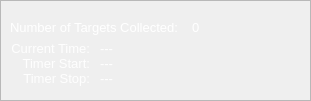
  <widget class="QFrame" name="Simulation_Timer_Frame">
   <property name="enabled">
    <bool>true</bool>
   </property>
   <property name="geometry">
    <rect>
     <x>10</x>
     <y>404</y>
     <width>311</width>
     <height>101</height>
    </rect>
   </property>
   <property name="frameShape">
    <enum>QFrame::StyledPanel</enum>
   </property>
   <property name="frameShadow">
    <enum>QFrame::Raised</enum>
   </property>
   <widget class="QLabel" name="currentSimulationTimeTitle">
    <property name="geometry">
     <rect>
      <x>10</x>
      <y>40</y>
      <width>80</width>
      <height>17</height>
     </rect>
    </property>
    <property name="font">
     <font>
      <pointsize>10</pointsize>
     </font>
    </property>
    <property name="text">
     <string>&lt;html&gt;&lt;head/&gt;&lt;body&gt;&lt;p&gt;&lt;span style=&quot; color:#fefefe;&quot;&gt;Current Time:&lt;/span&gt;&lt;/p&gt;&lt;/body&gt;&lt;/html&gt;</string>
    </property>
    <property name="alignment">
     <set>Qt::AlignRight|Qt::AlignTrailing|Qt::AlignVCenter</set>
    </property>
   </widget>
   <widget class="QLabel" name="simulationTimerStartTitle">
    <property name="geometry">
     <rect>
      <x>10</x>
      <y>55</y>
      <width>80</width>
      <height>17</height>
     </rect>
    </property>
    <property name="font">
     <font>
      <pointsize>10</pointsize>
     </font>
    </property>
    <property name="text">
     <string>&lt;html&gt;&lt;head/&gt;&lt;body&gt;&lt;p&gt;&lt;span style=&quot; color:#fefefe;&quot;&gt;Timer Start:&lt;/span&gt;&lt;/p&gt;&lt;/body&gt;&lt;/html&gt;</string>
    </property>
    <property name="alignment">
     <set>Qt::AlignRight|Qt::AlignTrailing|Qt::AlignVCenter</set>
    </property>
   </widget>
   <widget class="QLabel" name="simulationTimerStopTitle">
    <property name="geometry">
     <rect>
      <x>10</x>
      <y>70</y>
      <width>80</width>
      <height>17</height>
     </rect>
    </property>
    <property name="font">
     <font>
      <pointsize>10</pointsize>
     </font>
    </property>
    <property name="text">
     <string>&lt;html&gt;&lt;head/&gt;&lt;body&gt;&lt;p&gt;&lt;span style=&quot; color:#fefefe;&quot;&gt;Timer Stop:&lt;/span&gt;&lt;/p&gt;&lt;/body&gt;&lt;/html&gt;</string>
    </property>
    <property name="alignment">
     <set>Qt::AlignRight|Qt::AlignTrailing|Qt::AlignVCenter</set>
    </property>
   </widget>
   <widget class="QLabel" name="currentSimulationTimeLabel">
    <property name="geometry">
     <rect>
      <x>100</x>
      <y>40</y>
      <width>205</width>
      <height>17</height>
     </rect>
    </property>
    <property name="font">
     <font>
      <pointsize>10</pointsize>
     </font>
    </property>
    <property name="text">
     <string>&lt;html&gt;&lt;head/&gt;&lt;body&gt;&lt;p&gt;&lt;span style=&quot; color:#ffffff;&quot;&gt;---&lt;/span&gt;&lt;/p&gt;&lt;/body&gt;&lt;/html&gt;</string>
    </property>
   </widget>
   <widget class="QLabel" name="simulationTimerStartLabel">
    <property name="geometry">
     <rect>
      <x>100</x>
      <y>55</y>
      <width>205</width>
      <height>17</height>
     </rect>
    </property>
    <property name="font">
     <font>
      <pointsize>10</pointsize>
     </font>
    </property>
    <property name="text">
     <string>&lt;html&gt;&lt;head/&gt;&lt;body&gt;&lt;p&gt;&lt;span style=&quot; color:#ffffff;&quot;&gt;---&lt;/span&gt;&lt;/p&gt;&lt;/body&gt;&lt;/html&gt;</string>
    </property>
   </widget>
   <widget class="QLabel" name="simulationTimerStopLabel">
    <property name="geometry">
     <rect>
      <x>100</x>
      <y>70</y>
      <width>205</width>
      <height>17</height>
     </rect>
    </property>
    <property name="font">
     <font>
      <pointsize>10</pointsize>
     </font>
    </property>
    <property name="text">
     <string>&lt;html&gt;&lt;head/&gt;&lt;body&gt;&lt;p&gt;&lt;span style=&quot; color:#ffffff;&quot;&gt;---&lt;/span&gt;&lt;/p&gt;&lt;/body&gt;&lt;/html&gt;</string>
    </property>
   </widget>
   <widget class="QLabel" name="label_8">
    <property name="geometry">
     <rect>
      <x>10</x>
      <y>20</y>
      <width>181</width>
      <height>16</height>
     </rect>
    </property>
    <property name="font">
     <font>
      <pointsize>10</pointsize>
     </font>
    </property>
    <property name="text">
     <string>&lt;html&gt;&lt;head/&gt;&lt;body&gt;&lt;p&gt;&lt;span style=&quot; color:#ffffff;&quot;&gt;Number of Targets Collected:&lt;/span&gt;&lt;/p&gt;&lt;/body&gt;&lt;/html&gt;</string>
    </property>
   </widget>
   <widget class="QLabel" name="num_targets_collected_label">
    <property name="geometry">
     <rect>
      <x>192</x>
      <y>20</y>
      <width>110</width>
      <height>15</height>
     </rect>
    </property>
    <property name="font">
     <font>
      <pointsize>10</pointsize>
     </font>
    </property>
    <property name="text">
     <string>&lt;html&gt;&lt;head/&gt;&lt;body&gt;&lt;p&gt;&lt;span style=&quot; color:#ffffff;&quot;&gt;0&lt;/span&gt;&lt;/p&gt;&lt;/body&gt;&lt;/html&gt;</string>
    </property>
   </widget>
  </widget>
